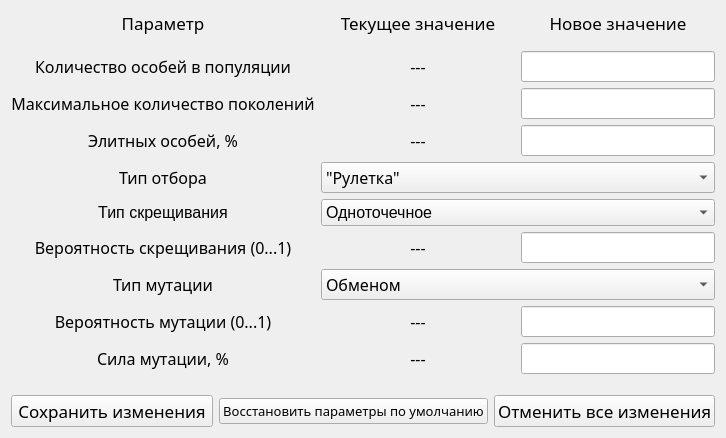
<?xml version="1.0" encoding="UTF-8"?>
<ui version="4.0">
 <class>Form_vvod_param_GA</class>
 <widget class="QWidget" name="Form_vvod_param_GA">
  <property name="windowModality">
   <enum>Qt::WindowModal</enum>
  </property>
  <property name="geometry">
   <rect>
    <x>0</x>
    <y>0</y>
    <width>706</width>
    <height>422</height>
   </rect>
  </property>
  <property name="font">
   <font>
    <stylestrategy>PreferAntialias</stylestrategy>
   </font>
  </property>
  <property name="windowTitle">
   <string>Обновление параметров ГА</string>
  </property>
  <layout class="QGridLayout" name="gridLayout_2">
   <property name="sizeConstraint">
    <enum>QLayout::SetFixedSize</enum>
   </property>
   <item row="2" column="2">
    <widget class="QPushButton" name="discard_n_quit">
     <property name="font">
      <font>
       <family>Nunito SemiBold</family>
       <pointsize>13</pointsize>
       <stylestrategy>PreferAntialias</stylestrategy>
      </font>
     </property>
     <property name="text">
      <string>Отменить все изменения</string>
     </property>
    </widget>
   </item>
   <item row="2" column="1">
    <widget class="QPushButton" name="sbrosit_parametry">
     <property name="font">
      <font>
       <family>Nunito SemiBold</family>
       <pointsize>10</pointsize>
       <stylestrategy>PreferAntialias</stylestrategy>
      </font>
     </property>
     <property name="text">
      <string>Восстановить параметры по умолчанию</string>
     </property>
    </widget>
   </item>
   <item row="2" column="0">
    <widget class="QPushButton" name="save_n_quit">
     <property name="font">
      <font>
       <family>Nunito SemiBold</family>
       <pointsize>13</pointsize>
       <stylestrategy>PreferAntialias</stylestrategy>
      </font>
     </property>
     <property name="text">
      <string>Сохранить изменения</string>
     </property>
    </widget>
   </item>
   <item row="0" column="0" colspan="3">
    <layout class="QGridLayout" name="gridLayout">
     <item row="2" column="0">
      <widget class="QLabel" name="label_text_1">
       <property name="sizePolicy">
        <sizepolicy hsizetype="Minimum" vsizetype="Fixed">
         <horstretch>0</horstretch>
         <verstretch>0</verstretch>
        </sizepolicy>
       </property>
       <property name="font">
        <font>
         <family>Nunito SemiBold</family>
         <pointsize>12</pointsize>
         <stylestrategy>PreferAntialias</stylestrategy>
        </font>
       </property>
       <property name="text">
        <string>Количество особей в популяции</string>
       </property>
       <property name="alignment">
        <set>Qt::AlignCenter</set>
       </property>
      </widget>
     </item>
     <item row="7" column="0">
      <widget class="QLabel" name="label_text_5">
       <property name="sizePolicy">
        <sizepolicy hsizetype="Minimum" vsizetype="Fixed">
         <horstretch>0</horstretch>
         <verstretch>0</verstretch>
        </sizepolicy>
       </property>
       <property name="font">
        <font>
         <family>Nunito SemiBold</family>
         <pointsize>12</pointsize>
         <stylestrategy>PreferAntialias</stylestrategy>
        </font>
       </property>
       <property name="text">
        <string>Вероятность скрещивания (0...1)</string>
       </property>
       <property name="alignment">
        <set>Qt::AlignCenter</set>
       </property>
      </widget>
     </item>
     <item row="3" column="0">
      <widget class="QLabel" name="label_text_2">
       <property name="sizePolicy">
        <sizepolicy hsizetype="Minimum" vsizetype="Fixed">
         <horstretch>0</horstretch>
         <verstretch>0</verstretch>
        </sizepolicy>
       </property>
       <property name="font">
        <font>
         <family>Nunito SemiBold</family>
         <pointsize>12</pointsize>
         <stylestrategy>PreferAntialias</stylestrategy>
        </font>
       </property>
       <property name="text">
        <string>Максимальное количество поколений</string>
       </property>
       <property name="alignment">
        <set>Qt::AlignCenter</set>
       </property>
      </widget>
     </item>
     <item row="7" column="1">
      <widget class="QLabel" name="label_veroyat_skreshch">
       <property name="sizePolicy">
        <sizepolicy hsizetype="Minimum" vsizetype="Fixed">
         <horstretch>0</horstretch>
         <verstretch>0</verstretch>
        </sizepolicy>
       </property>
       <property name="font">
        <font>
         <family>Nunito SemiBold</family>
         <pointsize>12</pointsize>
         <stylestrategy>PreferAntialias</stylestrategy>
        </font>
       </property>
       <property name="text">
        <string>---</string>
       </property>
       <property name="alignment">
        <set>Qt::AlignCenter</set>
       </property>
      </widget>
     </item>
     <item row="9" column="0">
      <widget class="QLabel" name="label_text_7">
       <property name="sizePolicy">
        <sizepolicy hsizetype="Minimum" vsizetype="Fixed">
         <horstretch>0</horstretch>
         <verstretch>0</verstretch>
        </sizepolicy>
       </property>
       <property name="font">
        <font>
         <family>Nunito SemiBold</family>
         <pointsize>12</pointsize>
         <stylestrategy>PreferAntialias</stylestrategy>
        </font>
       </property>
       <property name="text">
        <string>Вероятность мутации (0...1)</string>
       </property>
       <property name="alignment">
        <set>Qt::AlignCenter</set>
       </property>
      </widget>
     </item>
     <item row="4" column="0">
      <widget class="QLabel" name="label_text_3">
       <property name="sizePolicy">
        <sizepolicy hsizetype="Minimum" vsizetype="Fixed">
         <horstretch>0</horstretch>
         <verstretch>0</verstretch>
        </sizepolicy>
       </property>
       <property name="font">
        <font>
         <family>Nunito SemiBold</family>
         <pointsize>12</pointsize>
         <stylestrategy>PreferAntialias</stylestrategy>
        </font>
       </property>
       <property name="text">
        <string>Элитных особей, %</string>
       </property>
       <property name="alignment">
        <set>Qt::AlignCenter</set>
       </property>
      </widget>
     </item>
     <item row="7" column="2">
      <widget class="QLineEdit" name="lineEdit_veroyat_skreshch">
       <property name="sizePolicy">
        <sizepolicy hsizetype="Minimum" vsizetype="Fixed">
         <horstretch>0</horstretch>
         <verstretch>0</verstretch>
        </sizepolicy>
       </property>
       <property name="font">
        <font>
         <family>Nunito SemiBold</family>
         <pointsize>12</pointsize>
         <stylestrategy>PreferAntialias</stylestrategy>
        </font>
       </property>
       <property name="alignment">
        <set>Qt::AlignCenter</set>
       </property>
      </widget>
     </item>
     <item row="11" column="1">
      <spacer name="verticalSpacer_2">
       <property name="orientation">
        <enum>Qt::Vertical</enum>
       </property>
       <property name="sizeType">
        <enum>QSizePolicy::Fixed</enum>
       </property>
       <property name="sizeHint" stdset="0">
        <size>
         <width>20</width>
         <height>15</height>
        </size>
       </property>
      </spacer>
     </item>
     <item row="0" column="0">
      <widget class="QLabel" name="label">
       <property name="sizePolicy">
        <sizepolicy hsizetype="Minimum" vsizetype="Fixed">
         <horstretch>0</horstretch>
         <verstretch>0</verstretch>
        </sizepolicy>
       </property>
       <property name="font">
        <font>
         <family>Nunito SemiBold</family>
         <pointsize>13</pointsize>
         <stylestrategy>PreferAntialias</stylestrategy>
        </font>
       </property>
       <property name="text">
        <string>Параметр</string>
       </property>
       <property name="alignment">
        <set>Qt::AlignCenter</set>
       </property>
      </widget>
     </item>
     <item row="3" column="1">
      <widget class="QLabel" name="label_max_pokoleniy">
       <property name="sizePolicy">
        <sizepolicy hsizetype="Minimum" vsizetype="Fixed">
         <horstretch>0</horstretch>
         <verstretch>0</verstretch>
        </sizepolicy>
       </property>
       <property name="font">
        <font>
         <family>Nunito SemiBold</family>
         <pointsize>12</pointsize>
         <stylestrategy>PreferAntialias</stylestrategy>
        </font>
       </property>
       <property name="text">
        <string>---</string>
       </property>
       <property name="alignment">
        <set>Qt::AlignCenter</set>
       </property>
      </widget>
     </item>
     <item row="2" column="2">
      <widget class="QLineEdit" name="lineEdit_kol_osobey">
       <property name="sizePolicy">
        <sizepolicy hsizetype="Minimum" vsizetype="Fixed">
         <horstretch>0</horstretch>
         <verstretch>0</verstretch>
        </sizepolicy>
       </property>
       <property name="font">
        <font>
         <family>Nunito SemiBold</family>
         <pointsize>12</pointsize>
         <stylestrategy>PreferAntialias</stylestrategy>
        </font>
       </property>
       <property name="alignment">
        <set>Qt::AlignCenter</set>
       </property>
      </widget>
     </item>
     <item row="1" column="1">
      <spacer name="verticalSpacer">
       <property name="orientation">
        <enum>Qt::Vertical</enum>
       </property>
       <property name="sizeType">
        <enum>QSizePolicy::Fixed</enum>
       </property>
       <property name="sizeHint" stdset="0">
        <size>
         <width>20</width>
         <height>10</height>
        </size>
       </property>
      </spacer>
     </item>
     <item row="10" column="2">
      <widget class="QLineEdit" name="lineEdit_sila_mutacii">
       <property name="sizePolicy">
        <sizepolicy hsizetype="Minimum" vsizetype="Fixed">
         <horstretch>0</horstretch>
         <verstretch>0</verstretch>
        </sizepolicy>
       </property>
       <property name="font">
        <font>
         <family>Nunito SemiBold</family>
         <pointsize>12</pointsize>
         <stylestrategy>PreferAntialias</stylestrategy>
        </font>
       </property>
       <property name="alignment">
        <set>Qt::AlignCenter</set>
       </property>
      </widget>
     </item>
     <item row="8" column="0">
      <widget class="QLabel" name="label_text_6">
       <property name="sizePolicy">
        <sizepolicy hsizetype="Minimum" vsizetype="Fixed">
         <horstretch>0</horstretch>
         <verstretch>0</verstretch>
        </sizepolicy>
       </property>
       <property name="font">
        <font>
         <family>Nunito SemiBold</family>
         <pointsize>12</pointsize>
         <stylestrategy>PreferAntialias</stylestrategy>
        </font>
       </property>
       <property name="text">
        <string>Тип мутации</string>
       </property>
       <property name="alignment">
        <set>Qt::AlignCenter</set>
       </property>
      </widget>
     </item>
     <item row="0" column="1">
      <widget class="QLabel" name="label_2">
       <property name="sizePolicy">
        <sizepolicy hsizetype="Minimum" vsizetype="Fixed">
         <horstretch>0</horstretch>
         <verstretch>0</verstretch>
        </sizepolicy>
       </property>
       <property name="font">
        <font>
         <family>Nunito SemiBold</family>
         <pointsize>13</pointsize>
         <stylestrategy>PreferAntialias</stylestrategy>
        </font>
       </property>
       <property name="text">
        <string>Текущее значение</string>
       </property>
       <property name="alignment">
        <set>Qt::AlignCenter</set>
       </property>
      </widget>
     </item>
     <item row="3" column="2">
      <widget class="QLineEdit" name="lineEdit_max_pokoleniy">
       <property name="sizePolicy">
        <sizepolicy hsizetype="Minimum" vsizetype="Fixed">
         <horstretch>0</horstretch>
         <verstretch>0</verstretch>
        </sizepolicy>
       </property>
       <property name="font">
        <font>
         <family>Nunito SemiBold</family>
         <pointsize>12</pointsize>
         <stylestrategy>PreferAntialias</stylestrategy>
        </font>
       </property>
       <property name="alignment">
        <set>Qt::AlignCenter</set>
       </property>
      </widget>
     </item>
     <item row="10" column="0">
      <widget class="QLabel" name="label_text_8">
       <property name="sizePolicy">
        <sizepolicy hsizetype="Minimum" vsizetype="Fixed">
         <horstretch>0</horstretch>
         <verstretch>0</verstretch>
        </sizepolicy>
       </property>
       <property name="font">
        <font>
         <family>Nunito SemiBold</family>
         <pointsize>12</pointsize>
         <stylestrategy>PreferAntialias</stylestrategy>
        </font>
       </property>
       <property name="text">
        <string>Сила мутации, %</string>
       </property>
       <property name="alignment">
        <set>Qt::AlignCenter</set>
       </property>
      </widget>
     </item>
     <item row="9" column="2">
      <widget class="QLineEdit" name="lineEdit_ver_mutacii">
       <property name="sizePolicy">
        <sizepolicy hsizetype="Minimum" vsizetype="Fixed">
         <horstretch>0</horstretch>
         <verstretch>0</verstretch>
        </sizepolicy>
       </property>
       <property name="font">
        <font>
         <family>Nunito SemiBold</family>
         <pointsize>12</pointsize>
         <stylestrategy>PreferAntialias</stylestrategy>
        </font>
       </property>
       <property name="alignment">
        <set>Qt::AlignCenter</set>
       </property>
      </widget>
     </item>
     <item row="4" column="1">
      <widget class="QLabel" name="label_procent_elit">
       <property name="sizePolicy">
        <sizepolicy hsizetype="Minimum" vsizetype="Fixed">
         <horstretch>0</horstretch>
         <verstretch>0</verstretch>
        </sizepolicy>
       </property>
       <property name="font">
        <font>
         <family>Nunito SemiBold</family>
         <pointsize>12</pointsize>
         <stylestrategy>PreferAntialias</stylestrategy>
        </font>
       </property>
       <property name="text">
        <string>---</string>
       </property>
       <property name="alignment">
        <set>Qt::AlignCenter</set>
       </property>
      </widget>
     </item>
     <item row="5" column="1" colspan="2">
      <widget class="QComboBox" name="comboBox_tip_otbora">
       <property name="sizePolicy">
        <sizepolicy hsizetype="Minimum" vsizetype="Fixed">
         <horstretch>0</horstretch>
         <verstretch>0</verstretch>
        </sizepolicy>
       </property>
       <property name="font">
        <font>
         <family>Nunito SemiBold</family>
         <pointsize>12</pointsize>
         <stylestrategy>PreferAntialias</stylestrategy>
        </font>
       </property>
       <property name="currentIndex">
        <number>0</number>
       </property>
       <property name="maxVisibleItems">
        <number>10</number>
       </property>
       <item>
        <property name="text">
         <string>&quot;Рулетка&quot;</string>
        </property>
       </item>
       <item>
        <property name="text">
         <string>Стохастическая универсальная выборка (SUS)</string>
        </property>
       </item>
       <item>
        <property name="text">
         <string>Ранжированный отбор (РО)</string>
        </property>
       </item>
       <item>
        <property name="text">
         <string>Турнирный отбор (ТО)</string>
        </property>
       </item>
      </widget>
     </item>
     <item row="10" column="1">
      <widget class="QLabel" name="label_sila_mutacii">
       <property name="sizePolicy">
        <sizepolicy hsizetype="Minimum" vsizetype="Fixed">
         <horstretch>0</horstretch>
         <verstretch>0</verstretch>
        </sizepolicy>
       </property>
       <property name="font">
        <font>
         <family>Nunito SemiBold</family>
         <pointsize>12</pointsize>
         <stylestrategy>PreferAntialias</stylestrategy>
        </font>
       </property>
       <property name="text">
        <string>---</string>
       </property>
       <property name="alignment">
        <set>Qt::AlignCenter</set>
       </property>
      </widget>
     </item>
     <item row="8" column="1" colspan="2">
      <widget class="QComboBox" name="comboBox_tip_mutacii">
       <property name="sizePolicy">
        <sizepolicy hsizetype="Minimum" vsizetype="Fixed">
         <horstretch>0</horstretch>
         <verstretch>0</verstretch>
        </sizepolicy>
       </property>
       <property name="font">
        <font>
         <family>Nunito SemiBold</family>
         <pointsize>12</pointsize>
         <stylestrategy>PreferAntialias</stylestrategy>
        </font>
       </property>
       <item>
        <property name="text">
         <string>Обменом</string>
        </property>
       </item>
       <item>
        <property name="text">
         <string>Обращением</string>
        </property>
       </item>
       <item>
        <property name="text">
         <string>Перетасовкой</string>
        </property>
       </item>
       <item>
        <property name="text">
         <string>Нормальная</string>
        </property>
       </item>
       <item>
        <property name="text">
         <string>Инвертированием</string>
        </property>
       </item>
      </widget>
     </item>
     <item row="5" column="0">
      <widget class="QLabel" name="label_text_4">
       <property name="sizePolicy">
        <sizepolicy hsizetype="Minimum" vsizetype="Fixed">
         <horstretch>0</horstretch>
         <verstretch>0</verstretch>
        </sizepolicy>
       </property>
       <property name="font">
        <font>
         <family>Nunito SemiBold</family>
         <pointsize>12</pointsize>
         <stylestrategy>PreferAntialias</stylestrategy>
        </font>
       </property>
       <property name="text">
        <string>Тип отбора</string>
       </property>
       <property name="alignment">
        <set>Qt::AlignCenter</set>
       </property>
      </widget>
     </item>
     <item row="0" column="2">
      <widget class="QLabel" name="label_3">
       <property name="sizePolicy">
        <sizepolicy hsizetype="Minimum" vsizetype="Fixed">
         <horstretch>0</horstretch>
         <verstretch>0</verstretch>
        </sizepolicy>
       </property>
       <property name="font">
        <font>
         <family>Nunito SemiBold</family>
         <pointsize>13</pointsize>
         <stylestrategy>PreferAntialias</stylestrategy>
        </font>
       </property>
       <property name="text">
        <string>Новое значение</string>
       </property>
       <property name="alignment">
        <set>Qt::AlignCenter</set>
       </property>
      </widget>
     </item>
     <item row="9" column="1">
      <widget class="QLabel" name="label_ver_mutacii">
       <property name="sizePolicy">
        <sizepolicy hsizetype="Minimum" vsizetype="Fixed">
         <horstretch>0</horstretch>
         <verstretch>0</verstretch>
        </sizepolicy>
       </property>
       <property name="font">
        <font>
         <family>Nunito SemiBold</family>
         <pointsize>12</pointsize>
         <stylestrategy>PreferAntialias</stylestrategy>
        </font>
       </property>
       <property name="text">
        <string>---</string>
       </property>
       <property name="alignment">
        <set>Qt::AlignCenter</set>
       </property>
      </widget>
     </item>
     <item row="2" column="1">
      <widget class="QLabel" name="label_kol_osobey">
       <property name="sizePolicy">
        <sizepolicy hsizetype="Minimum" vsizetype="Fixed">
         <horstretch>0</horstretch>
         <verstretch>0</verstretch>
        </sizepolicy>
       </property>
       <property name="font">
        <font>
         <family>Nunito SemiBold</family>
         <pointsize>12</pointsize>
         <stylestrategy>PreferAntialias</stylestrategy>
        </font>
       </property>
       <property name="text">
        <string>---</string>
       </property>
       <property name="alignment">
        <set>Qt::AlignCenter</set>
       </property>
      </widget>
     </item>
     <item row="4" column="2">
      <widget class="QLineEdit" name="lineEdit_procent_elit">
       <property name="sizePolicy">
        <sizepolicy hsizetype="Minimum" vsizetype="Fixed">
         <horstretch>0</horstretch>
         <verstretch>0</verstretch>
        </sizepolicy>
       </property>
       <property name="font">
        <font>
         <family>Nunito SemiBold</family>
         <pointsize>12</pointsize>
         <stylestrategy>PreferAntialias</stylestrategy>
        </font>
       </property>
       <property name="alignment">
        <set>Qt::AlignCenter</set>
       </property>
      </widget>
     </item>
     <item row="6" column="0">
      <widget class="QLabel" name="label_4">
       <property name="sizePolicy">
        <sizepolicy hsizetype="Minimum" vsizetype="Fixed">
         <horstretch>0</horstretch>
         <verstretch>0</verstretch>
        </sizepolicy>
       </property>
       <property name="font">
        <font>
         <family>Nirmala UI</family>
         <pointsize>12</pointsize>
         <stylestrategy>PreferAntialias</stylestrategy>
        </font>
       </property>
       <property name="text">
        <string>Тип скрещивания</string>
       </property>
       <property name="alignment">
        <set>Qt::AlignCenter</set>
       </property>
      </widget>
     </item>
     <item row="6" column="1" colspan="2">
      <widget class="QComboBox" name="comboBox_tip_skreshchivaniya">
       <property name="sizePolicy">
        <sizepolicy hsizetype="Minimum" vsizetype="Fixed">
         <horstretch>0</horstretch>
         <verstretch>0</verstretch>
        </sizepolicy>
       </property>
       <property name="font">
        <font>
         <family>Nirmala UI</family>
         <pointsize>12</pointsize>
         <stylestrategy>PreferAntialias</stylestrategy>
        </font>
       </property>
       <item>
        <property name="text">
         <string>Одноточечное</string>
        </property>
       </item>
       <item>
        <property name="text">
         <string>Двухточечное</string>
        </property>
       </item>
       <item>
        <property name="text">
         <string>Трёхточечное</string>
        </property>
       </item>
       <item>
        <property name="text">
         <string>Равномерное</string>
        </property>
       </item>
       <item>
        <property name="text">
         <string>Смешением (BLX)</string>
        </property>
       </item>
       <item>
        <property name="text">
         <string>ИДС (SBX)</string>
        </property>
       </item>
      </widget>
     </item>
    </layout>
   </item>
  </layout>
 </widget>
 <resources/>
 <connections/>
</ui>
